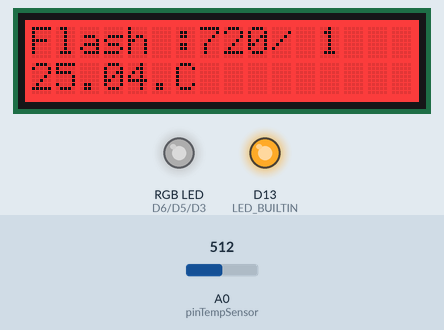
Simulated run of this sketch. Board: Arduino Zero (SAMD21). On the bench: 16×2 character LCD, an RGB LED mixed from three pins (HIGH = lit), output pins drawn as LEDs (lit = HIGH). The test bench sets the inputs (shaded band); at power-on: A0 (pinTempSensor) = 512. Dim RGB values are drawn brighter than linear; what the sketch prints to the serial monitor is not drawn.

Above: at 1.2 s.
1.3 s: A0 (pinTempSensor) set to 345
At 1.9 s:
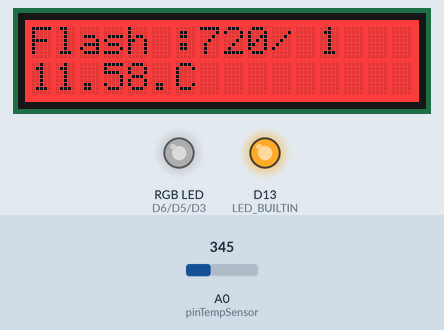
2.8 s: A0 (pinTempSensor) set to 318
At 4.0 s:
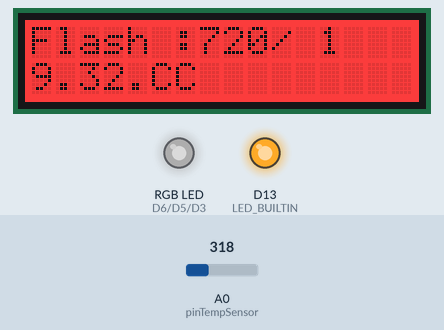
4.3 s: A0 (pinTempSensor) set to 511
At 5.3 s:
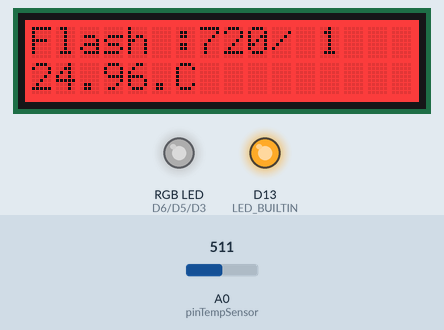
5.8 s: A0 (pinTempSensor) set to 0
At 31.1 s:
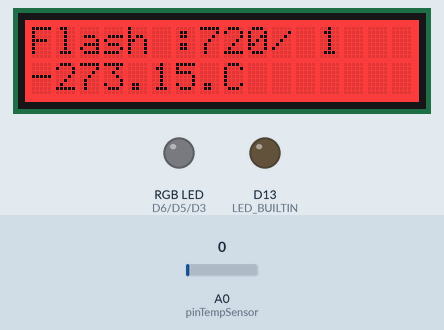
Timing chart, 0 to 31.5 s (numbered marks = the images above; inputs shaded):
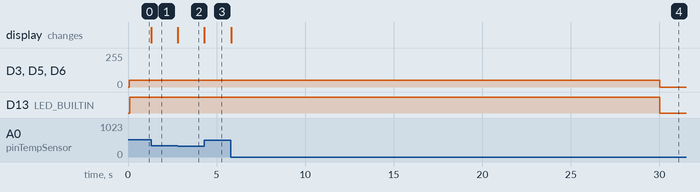

Measured:
- the behaviour switches between 327 and 326 on A0 (pinTempSensor) (found by bisection; images 1 and 2)
- after the input at 1.3 s, the display: changes at once (image 1)
- after the input at 2.8 s, the display: changes at once (image 2)
- after the input at 4.3 s, the display: changes at once (image 3)
- after the input at 5.8 s, the display: changes at once (image 4)

The sketch:

nasa.ino
```cpp
#include <Wire.h>
#include "rgb_lcd.h"
const int B = 4275;
const int R0 = 100000; //100K
const int pinTempSensor = A0;  //port capteur température
#include <math.h>

#if defined(ARDUINO_ARCH_AVR)
#define debug  Serial
#elif defined(ARDUINO_ARCH_SAMD) ||  defined(ARDUINO_ARCH_SAM)
#define debug  SerialUSB
#else
#define debug  Serial
#endif
rgb_lcd lcd;
float UR=1.0; //Renseigner la tension UR en Volt aux bornes de la LED Rouge
float UG=1.0; //Renseigner la tension UG en Volt aux bornes de la LED Verte
float UB=1.0; //Renseigner la tension UB en Volt aux bornes de la LED Bleue

int LEDR=6; //Brocher la LED Rouge sur le port LEDR
int LEDG=5; //Brocher la LED Verte sur le port LEDG
int LEDB=3; //Brocher la LED Bleue sur le port LEDB

int Red=0;
int Green=0;
int Blue=0;

float UMax=1.5; //Tension maximale en Volt admise aux bornes des LED de couleur primaire
int ValMax=0;


#include <Wire.h> //bibliothéque LCD

const int colorR = 255;
const int colorG = 0;
const int colorB = 0;


int nbFlash = 1;
int nbFlashTotal = 720;
int state = HIGH;
unsigned long switchTime;
unsigned long tempsAllume = 30000;
unsigned long tempsEteint = 570000;

void setup() {

   pinMode(LEDR,OUTPUT);
  pinMode(LEDG,OUTPUT);
  pinMode(LEDB,OUTPUT);
   Serial.begin(9600);
  // initialize digital pin LED_BUILTIN as an output.
  pinMode(LED_BUILTIN, OUTPUT);

 lcd.begin(16, 2);

   lcd.setRGB(colorR, colorG, colorB);


    // Print a message to the LCD.
    //lcd.print("hello, world!");

    switchTime = tempsAllume;
}

// the loop function runs over and over again forever
void loop() {
 ValMax=(255/5)*UMax;

    if(state == HIGH)
    {
      UR = 1.0;
      UG = 1.0;
      UB = 1.0;
    }
    else
    {
      UR = 0.0;
      UG = 0.0;
      UB = 0.0;
    }

    if(UR<=1.5){
      if(UG<=1.5){
        if(UB<=1.5){

          Red=(ValMax/UMax)*UR;
          analogWrite(LEDR,Red);

          Green=(ValMax/UMax)*UG;
          analogWrite(LEDG,Green);

          Blue=(ValMax/UMax)*UB;
          analogWrite(LEDB,Blue);

        }
      }
    }
   // set the cursor to column 0, line 1
    // (note: line 1 is the second row, since counting begins with 0):
     int valeur = analogRead(A0);
    lcd.setCursor(0, 0);
    // print the number of seconds since reset:
    String affichage = "Flash :720/ " + String(nbFlash);
    lcd.print(affichage);

   lcd.setCursor(0, 1);
 int a = analogRead(pinTempSensor);
    float R = 1023.0/a-1.0;
    R = R0*R;
    float temperature = 1.0/(log(R/R0)/B+1/298.15)-273.15; // conversion de la température avec datasheet
    Serial.print("temperature en = °");
    lcd.setCursor(0,0); //écran lcd ligne haut

    lcd.setCursor(0,1);//écran lcd ligne bas
    lcd.print(temperature);
    lcd.print(".C");//affichage de signe degrès


  unsigned long ellapsedTime = millis();

  if(ellapsedTime >= switchTime)
  {
    if(state == HIGH)
    {
      switchTime += tempsEteint;
      state = LOW;
    }
    else
    {
      switchTime += tempsAllume;
      state = HIGH;
      nbFlash++;

    }


  }


  digitalWrite(LED_BUILTIN, state);   // turn the LED on (HIGH is the voltage level)                      // wait for a second
}
```
